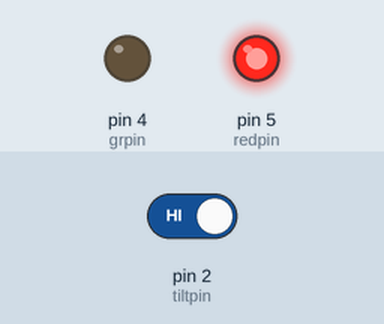
The sketch below on a simulated Arduino Uno, built with avr-gcc and run on an emulated ATmega328P. Shown: output pins drawn as LEDs (lit = HIGH). The inputs (shaded band) are chosen by the test bench; at power-on: pin 2 (tiltpin) HIGH. What the sketch prints to the serial monitor is not drawn.

Above: at 1.2 s.
1.3 s: pin 2 (tiltpin) driven LOW
At 2.5 s:
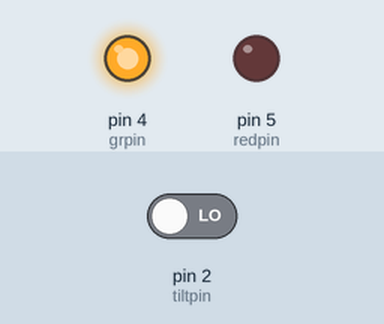
2.8 s: pin 2 (tiltpin) driven HIGH
At 3.8 s:
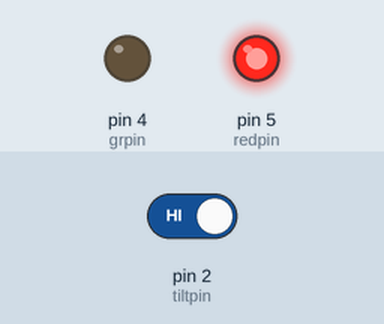
Timing chart, 0 to 5.8 s (numbered marks = the images above; inputs shaded):
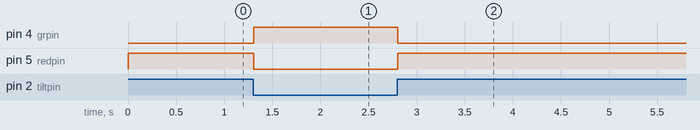

The sketch:

tiltswitch.ino
```cpp
int tiltpin=2;
int tiltval;
int grpin=4;
int redpin=5;

void setup() {
pinMode(tiltpin,INPUT);
pinMode(grpin,OUTPUT);
pinMode(redpin,OUTPUT);
digitalWrite(tiltpin,HIGH);
Serial.begin(9600);
}

void loop() {
tiltval=digitalRead(tiltpin);
Serial.println(tiltval);
if(tiltval==0){
  digitalWrite(grpin,HIGH);
  digitalWrite(redpin,LOW);
}
else{
  digitalWrite(redpin,HIGH);
  digitalWrite(grpin,LOW);
}
}
```

Measured:
- after the input at 1.3 s, pin 4 (grpin): LOW → HIGH at once; pin 5 (redpin): HIGH → LOW at once
- after the input at 2.8 s, pin 4 (grpin): HIGH → LOW at once; pin 5 (redpin): LOW → HIGH at once
